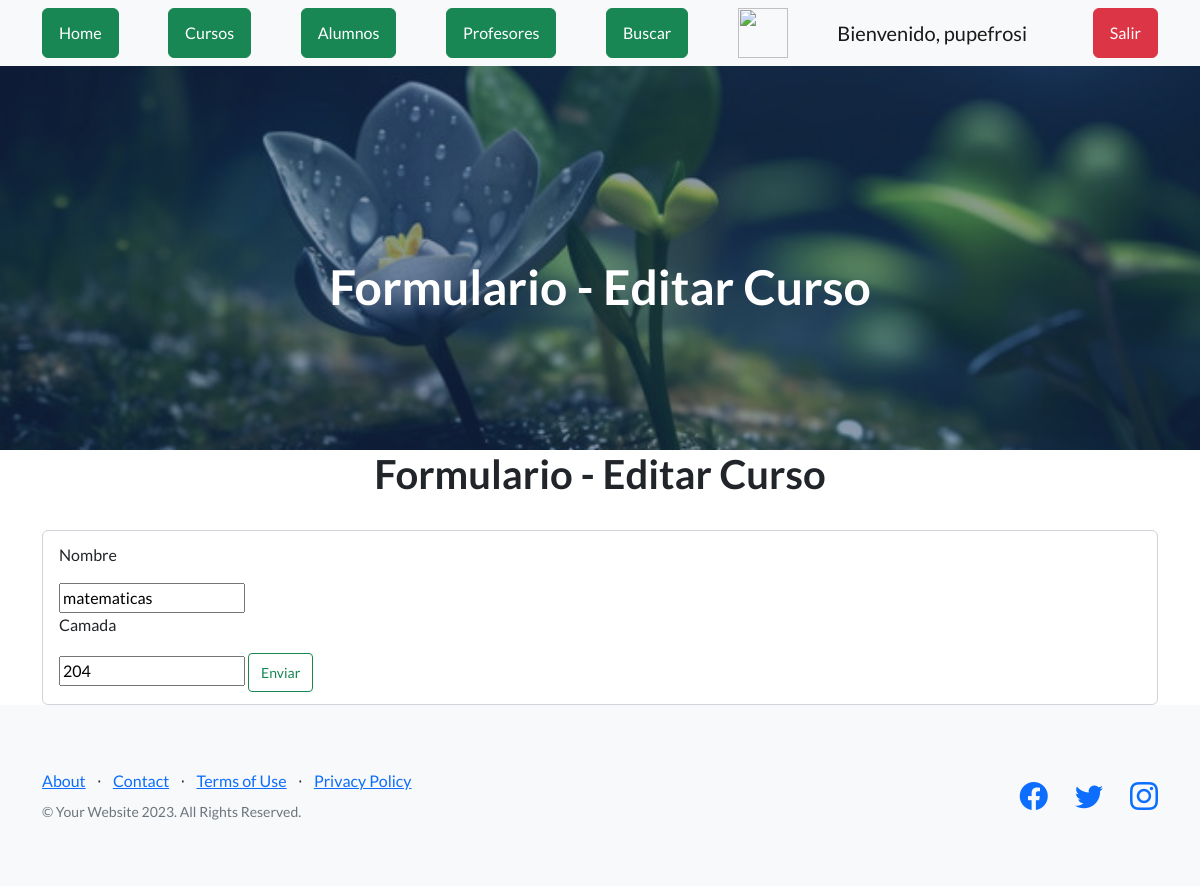
Page /AppCoder/editar_curso/6 (signed in) on the earlier database version.
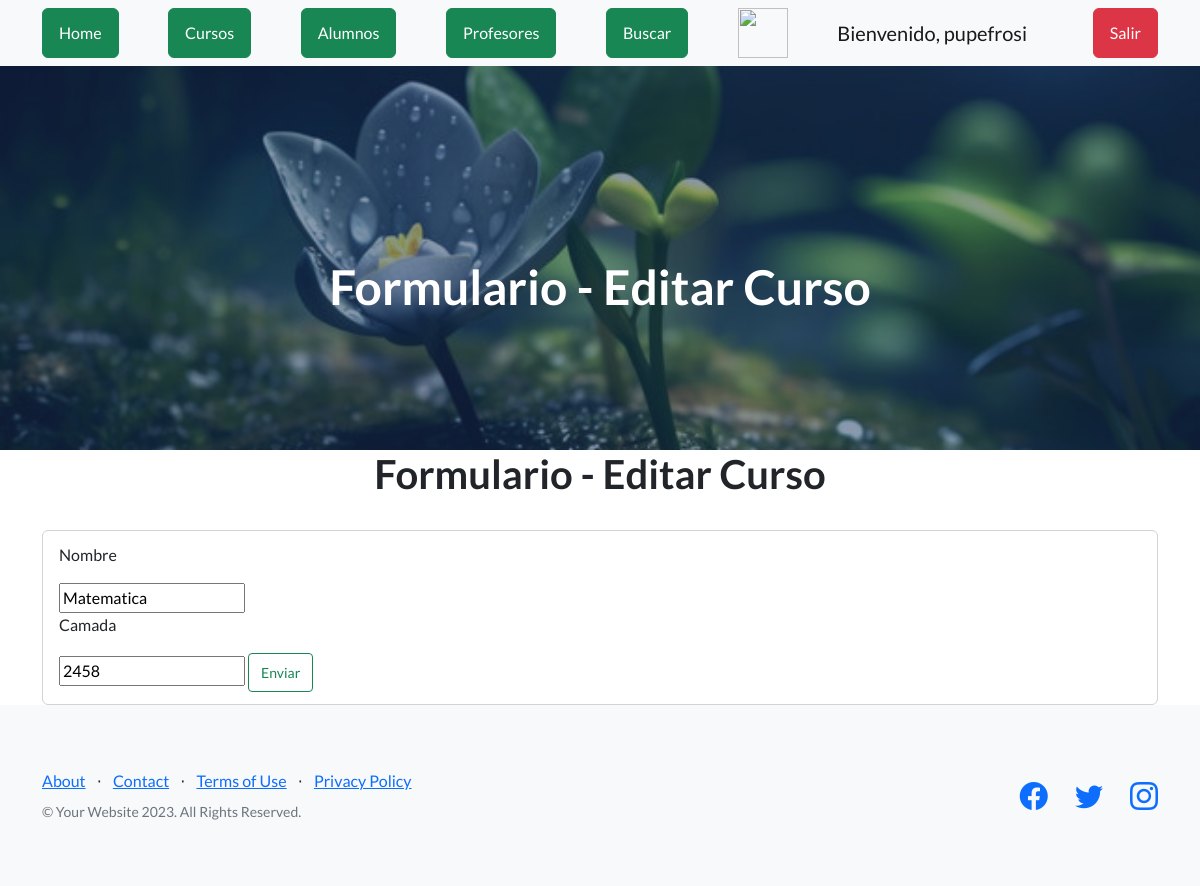
Same page on the later database version.
### AppCoder/models.py (models this page shows, shortened)
class Curso(models.Model):
    nombre = models.CharField(max_length=40)
    camada = models.IntegerField()

### AppCoder/views.py (the view)
# urls.py: path("editar_curso/<int:id>", views.editar, name="editar_curso"),
@login_required
def editar(request, id):
    curso = Curso.objects.get(id=id)
    if request.method == "POST":
        mi_formulario = Curso_formulario( request.POST )
        if mi_formulario.is_valid():
            datos = mi_formulario.cleaned_data
            curso.nombre = datos["nombre"]
            curso.camada = datos["camada"]
            curso.save()
        curso = Curso.objects.all()
        return render(request, "cursos.html", {"cursos":curso})
    else:
        mi_formulario = Curso_formulario(initial={"nombre":curso.nombre, "camada":curso.camada})
    avatares = Avatar.objects.filter(user=request.user.id)
    return render(request, "editar_curso.html", {"mi_formulario":mi_formulario, "curso":curso, 'url': avatares[0].imagen.url if avatares.exists() else None})

### AppCoder/forms.py
class Curso_formulario(forms.Form):
    nombre = forms.CharField(max_length=30)
    camada = forms.IntegerField()

### AppCoder/template/editar_curso.html (shortened to what this page needs)
{% extends 'padre.html' %}
{% load static %}
{% block h1 %} Formulario - Editar Curso {% endblock %}
{% block contenido %}
    <main class="container-lg">
        <h1 class="text-center">Formulario - Editar Curso</h1>
        <br>
        <form class="form-control" action="{% url 'editar_curso' curso.id %}" method="POST">
            <p>Nombre</p>
            {{mi_formulario.nombre}}
            <p>Camada</p>
            {{mi_formulario.camada}}
            <button class="btn btn-outline-success btn-sm">Enviar</button>
        </form>
    </main>
{% endblock %}

Differences in the rows shown:
changed Curso: nombre "matematicas" → "Matematica"; camada "204" → "2458"
